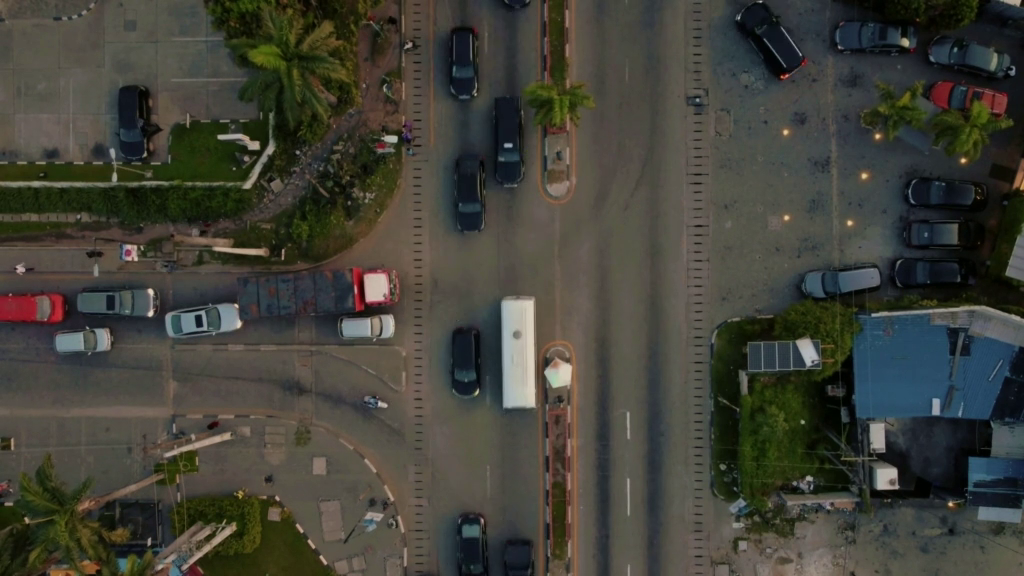
#> input picture frame 6 of Detection_EXP/video1/aligned_tests_cropped_output_input.mp4, 1024 x 576 px, given in place of aligned_tests_cropped_output_depth.mp4, which was not available
$ python test_canny_sobel.py   (older library calls are emulated)
#> lines starting #> are read from the running program, lines starting #| are printed output that depends on the picture; after the words box and inside, x2 and y2 are one past the last pixel; in counts of white or black regions, pixels touching at a corner belong together; pictures that were not available may be replaced by others from this repository, and a replacement may not be noted
import cv2
import numpy as np
from collections import deque
import time
def image_process(img):
    """
    使用 Sobel 算子計算梯度
    """
    dstx = cv2.Sobel(img, cv2.CV_32F, 1, 0)
    dsty = cv2.Sobel(img, cv2.CV_32F, 0, 1)
    dstx = cv2.convertScaleAbs(dstx)
    dsty = cv2.convertScaleAbs(dsty)
    dst = cv2.addWeighted(dstx, 0.5, dsty, 0.5, 0)
    return dst

def generate_candidate_boxes(edge_img):
    """
    根據邊緣圖生成候選框
    """
    contours, _ = cv2.findContours(edge_img, cv2.RETR_EXTERNAL, cv2.CHAIN_APPROX_SIMPLE)
    boxes = []
    for contour in contours:
        if cv2.contourArea(contour) < 5:
            continue
        x, y, w, h = cv2.boundingRect(contour)
        boxes.append((x, y, w, h))
    return boxes

def calculate_overlap_ratio(box1, box2):
    """
    計算兩個框的重疊區域佔比（IOU）
    """
    x1, y1, w1, h1 = box1
    x2, y2, w2, h2 = box2

    # 計算交集
    inter_x1 = max(x1, x2)
    inter_y1 = max(y1, y2)
    inter_x2 = min(x1 + w1, x2 + w2)
    inter_y2 = min(y1 + h1, y2 + h2)

    # 沒有交集
    if inter_x1 >= inter_x2 or inter_y1 >= inter_y2:
        return 0.0

    # 計算交集面積
    intersection_area = (inter_x2 - inter_x1) * (inter_y2 - inter_y1)

    # 計算聯合區域面積
    box1_area = w1 * h1
    box2_area = w2 * h2
    union_area = box1_area + box2_area - intersection_area

    # 返回重疊比例（IOU）
    return intersection_area / union_area

def difference_based_object_detection(video_path,RGB_video_path, frame_gap, overlap_threshold=0.5):
#> called with frame_gap = 1, overlap_threshold = 0.3
    Depth_cap = cv2.VideoCapture(video_path)
    RGB_cap = cv2.VideoCapture(RGB_video_path)
    if not Depth_cap.isOpened():
        print("無法讀取視頻")
        return
    frames_buffer = deque(maxlen=frame_gap)

    # 初始化緩衝區
    for _ in range(frame_gap):
        ret_depth, Depth_frame = Depth_cap.read()
        ret_rgb, RGB_frame = RGB_cap.read()

        if not ret_depth or not ret_rgb:
            break
        processed_frame = image_process(Depth_frame)
        frames_buffer.append(processed_frame)
#> this loop made 1 pass
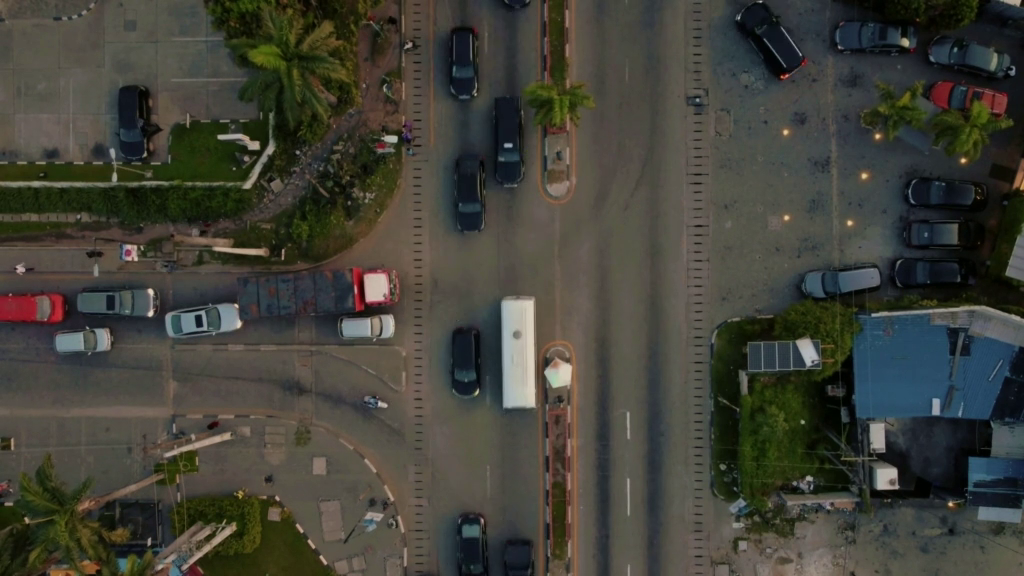
#> input picture frame 6 of Detection_EXP/video1/aligned_tests_cropped_output_input.mp4, 1024 x 576 px, given in place of aligned_tests_cropped_output_depth.mp4, which was not available
#> pass 1, in image_process, `dsty = cv2.Sobel(img, cv2.CV_32F, 0, 1)`:
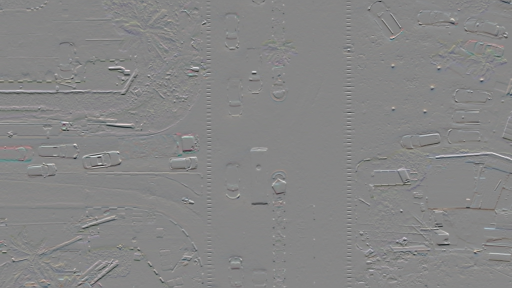
#> dsty: shape (576, 1024, 3) float32 (shown at 1/2 size); mean B, G, R 0.2, 0.2, 0.3; drawn with min black and max white
#> Depth_frame is the input picture: shape (576, 1024, 3); mean B, G, R 56.6, 65.3, 65.5

    while True:
        ret, Depth_frame = Depth_cap.read()
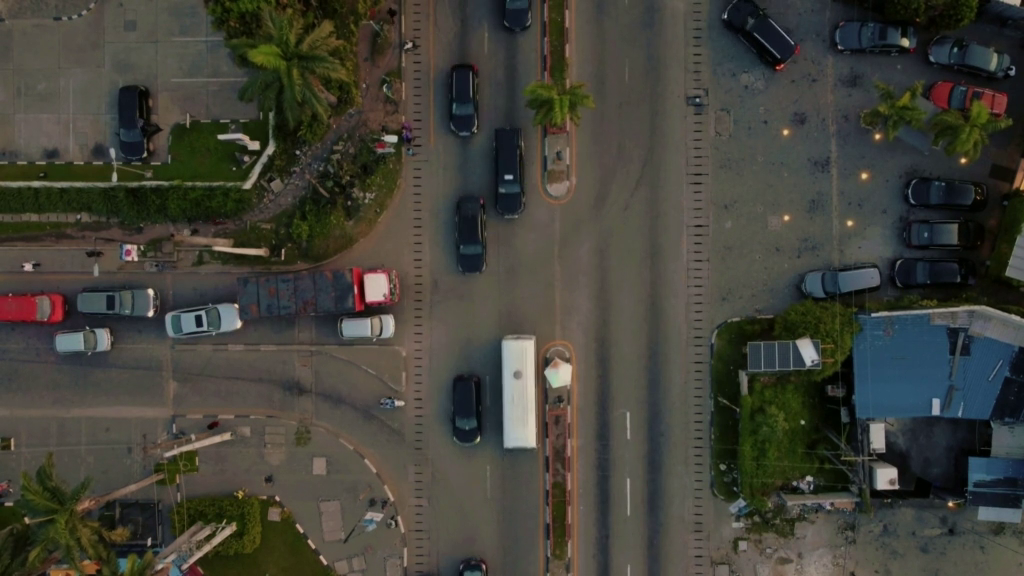
#> input picture frame 7 of Detection_EXP/video1/aligned_tests_cropped_output_input.mp4, 1024 x 576 px, given in place of aligned_tests_cropped_output_depth.mp4, which was not available
#> Depth_frame is the input picture: shape (576, 1024, 3); mean B, G, R 57.1, 65.5, 66
        ret, RGB_frame = RGB_cap.read()
        if not ret:
            break

        # Sobel 差分處理
        processed_frame = image_process(Depth_frame)
        prev_frame = frames_buffer[-frame_gap]
        frame_diff = cv2.absdiff(prev_frame, processed_frame)

        # 確保 frame_diff 是灰階且為 uint8
        if len(frame_diff.shape) != 2:
            frame_diff = cv2.cvtColor(frame_diff, cv2.COLOR_BGR2GRAY)
#> frame_diff: shape (576, 1024)
        frame_diff = np.clip(frame_diff, 0, 255).astype(np.uint8)

        # 二值化處理
        _, sobel_thresh = cv2.threshold(frame_diff, 15, 255, cv2.THRESH_BINARY)
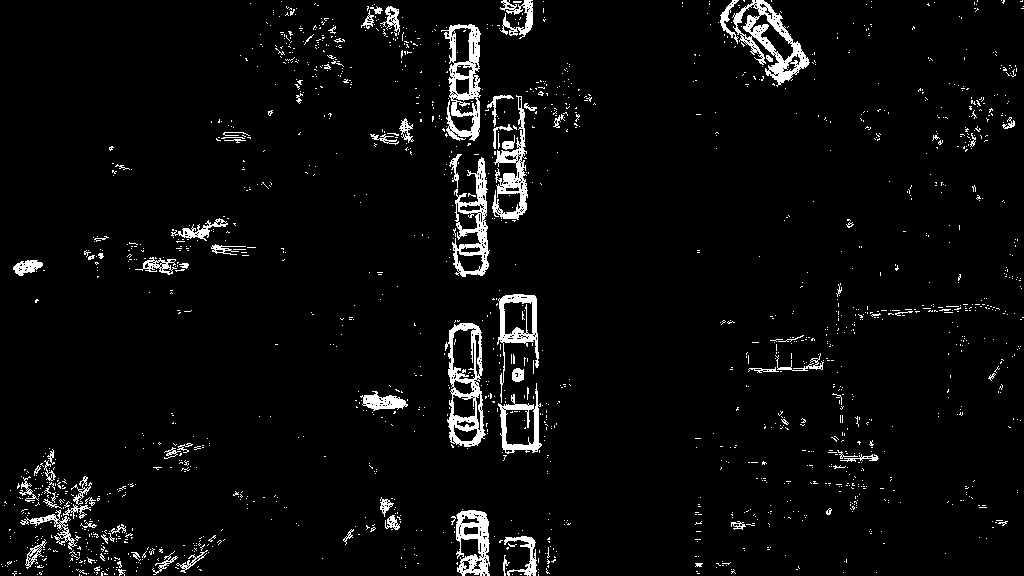
#> sobel_thresh: shape (576, 1024); 4.2% white; 1709 white regions (1623 under 20 px)

        # Sobel 框生成
        sobel_contours, _ = cv2.findContours(sobel_thresh, cv2.RETR_EXTERNAL, cv2.CHAIN_APPROX_SIMPLE)
#> sobel_contours = 1690 contours, 1636 with area under 20; largest, box (x1, y1, x2, y2) and area: (445, 323, 486, 447) 3699, (732, 0, 810, 87) 2940, (441, 24, 481, 141) 2868, (452, 157, 490, 277) 2324, (497, 294, 539, 403) 1775
        sobel_boxes = [cv2.boundingRect(contour) for contour in sobel_contours if cv2.contourArea(contour) >= 100]
#> sobel_boxes = 23 items, first 6: (176, 550, 32, 23), (25, 539, 22, 30), (504, 536, 33, 40), (385, 515, 15, 15), (456, 510, 34, 66), (20, 510, 57, 40)

        # Canny 邊緣檢測
        gray_frame = cv2.cvtColor(Depth_frame, cv2.COLOR_BGR2GRAY)
        canny_edges = cv2.Canny(gray_frame, 10, 30)
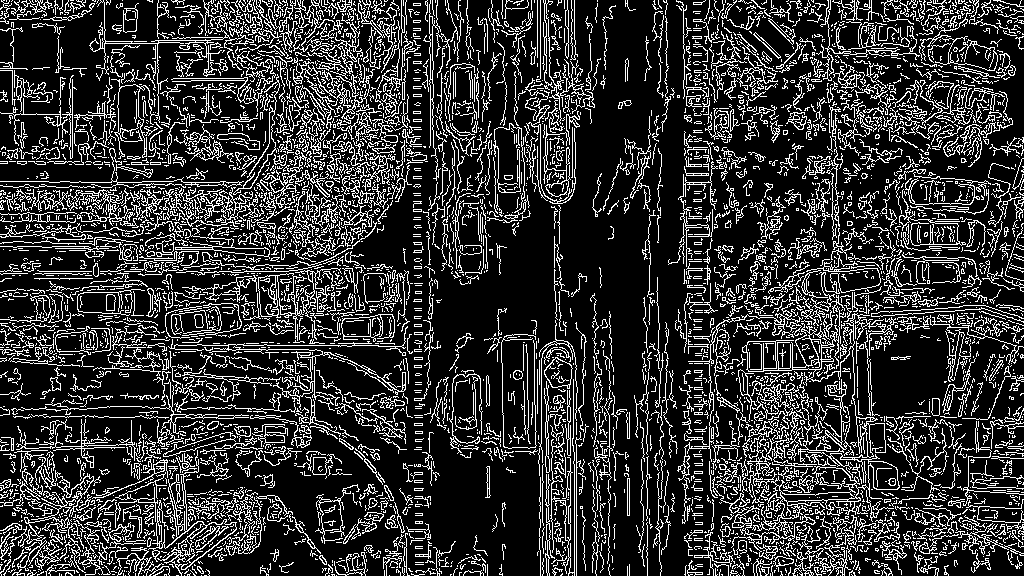
#> canny_edges: shape (576, 1024); 20.2% white in thin lines or dots
        canny_boxes = generate_candidate_boxes(canny_edges)
#> in generate_candidate_boxes, `contours, _ = cv2.findContours(edge_img, cv2.RETR_EXTERNAL, cv2.CHAIN_..`: contours = 4537 contours, 4195 with area under 20; largest, box (x1, y1, x2, y2) and area: (742, 270, 900, 534) 3704, (148, 450, 237, 576) 1701, (168, 187, 264, 227) 1315, (258, 273, 307, 341) 1297, (89, 0, 254, 159) 1208
#> the loop in generate_candidate_boxes, `for contour in contours:` made 4537 passes
#> contour on passes 1 to 3: [[840, 575]], [[733, 575]], [[572, 575]]
#> after the loop in generate_candidate_boxes, `for contour in contours:`: boxes = 1036 items, first 6: (12, 569, 13, 7), (415, 568, 21, 7), (886, 567, 7, 9), (814, 567, 8, 9), (552, 567, 11, 9), (761, 566, 9, 10)
#> canny_boxes has the same summary as boxes in generate_candidate_boxes

        # 比較重疊框，根據重疊閥值篩選
        final_boxes = []
        for canny_box in canny_boxes:
            for sobel_box in sobel_boxes:
                overlap_ratio = calculate_overlap_ratio(canny_box, sobel_box)
                if overlap_ratio >= overlap_threshold:  # 如果重疊比例超過閥值
                    final_boxes.append(canny_box)
                    break
#> this loop made 1036 passes

        # 繪製候選框
        combined_frame = Depth_frame.copy()
        final_frame = Depth_frame.copy()

        # 繪製 Canny 框（紅色）
        for x, y, w, h in sobel_boxes:
            cv2.rectangle(combined_frame, (x, y), (x + w, y + h), (255, 0, 0), 2)  # 紅色框
#> this loop made 23 passes
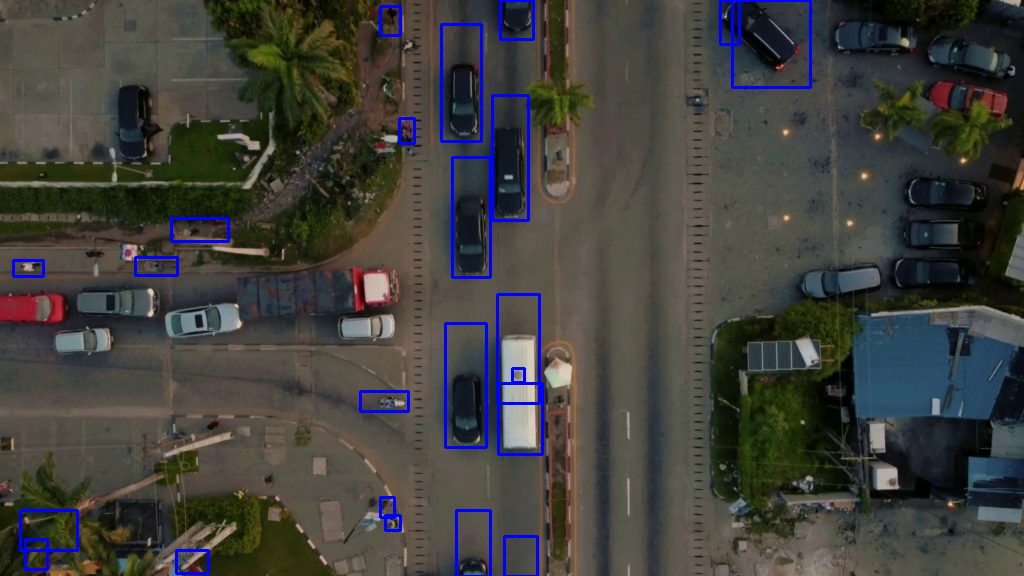
#> combined_frame: shape (576, 1024, 3); 1.95% of pixels changed, all inside (x1, y1, x2, y2) = (12, 0, 812, 576)

        # 繪製 Canny 框（紅色）
        for x, y, w, h in canny_boxes:
            cv2.rectangle(combined_frame, (x, y), (x + w, y + h), (0, 0, 255), 2)  # 紅色框
#> this loop made 1036 passes
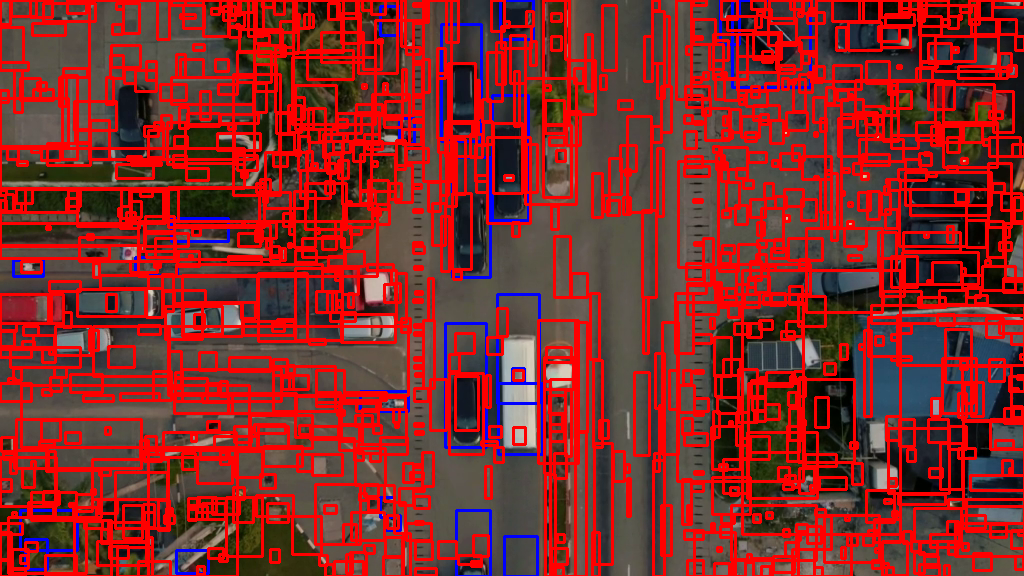
#> combined_frame: shape (576, 1024, 3); mean B, G, R 41.3, 43.4, 131.5

        # 繪製最終框（綠色）
        for x, y, w, h in final_boxes:
            cv2.rectangle(RGB_frame, (x, y), (x + w, y + h), (0, 255, 0), 2)  # 綠色框
#> this loop made 12 passes
#> (x, y, w, h) on passes 1 to 8: (8, 517, 78, 56), (387, 515, 11, 13), (380, 397, 25, 12), (449, 373, 34, 81), (513, 370, 10, 10), (21, 261, 20, 11), (452, 193, 19, 76), (487, 137, 43, 86)

        # 顯示 Canny 邊緣圖和 Sobel 差分圖
        cv2.imshow("Canny Edges", canny_edges)
        cv2.imshow("Sobel Difference", sobel_thresh)

        # 顯示綜合檢測結果
        cv2.imshow("Combined Detection (Sobel & Canny)", combined_frame)
        cv2.imshow("Final Detected Objects (Green Only)", RGB_frame)

        frames_buffer.append(processed_frame)

        if cv2.waitKey(30) & 0xFF == ord('q'):
#> (key q is pressed here)
            break


    Depth_cap.release()
    cv2.destroyAllWindows()

if __name__ == "__main__":
    Depth_video_path = r"E:\論文\期刊\code\final_video\aligned_tests_cropped_output_depth.mp4"
    RGB_video_path = r"E:\論文\期刊\code\final_video\aligned_tests_cropped_output_input.mp4"
    difference_based_object_detection(Depth_video_path,RGB_video_path, frame_gap=1, overlap_threshold=0.3)

$ run again, starting later in the video
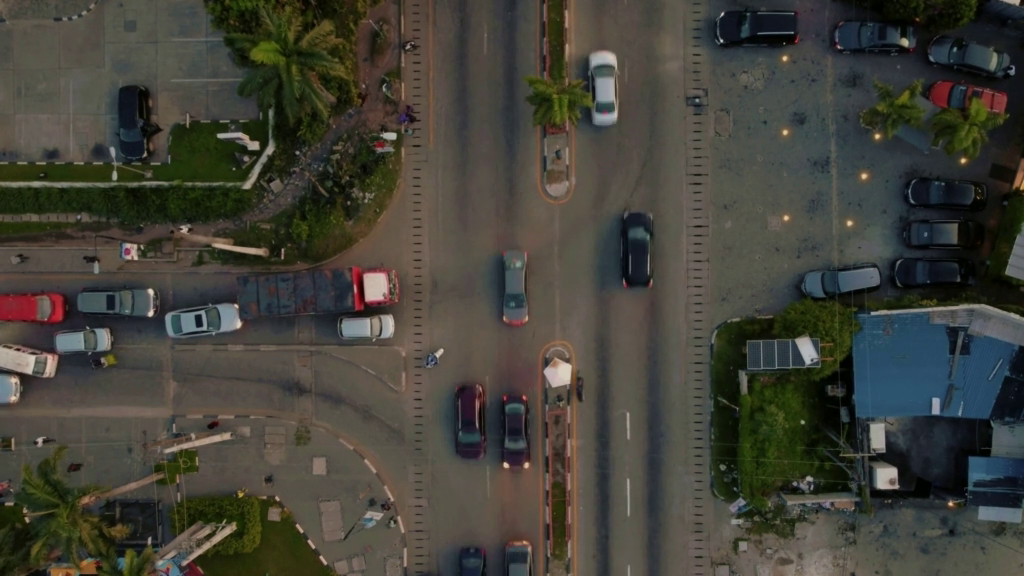
#> input picture frame 27 of Detection_EXP/video1/aligned_tests_cropped_output_input.mp4, 1024 x 576 px, given in place of aligned_tests_cropped_output_depth.mp4, which was not available
#> the loop in difference_based_object_detection, `for _ in range(frame_gap):` made 1 pass
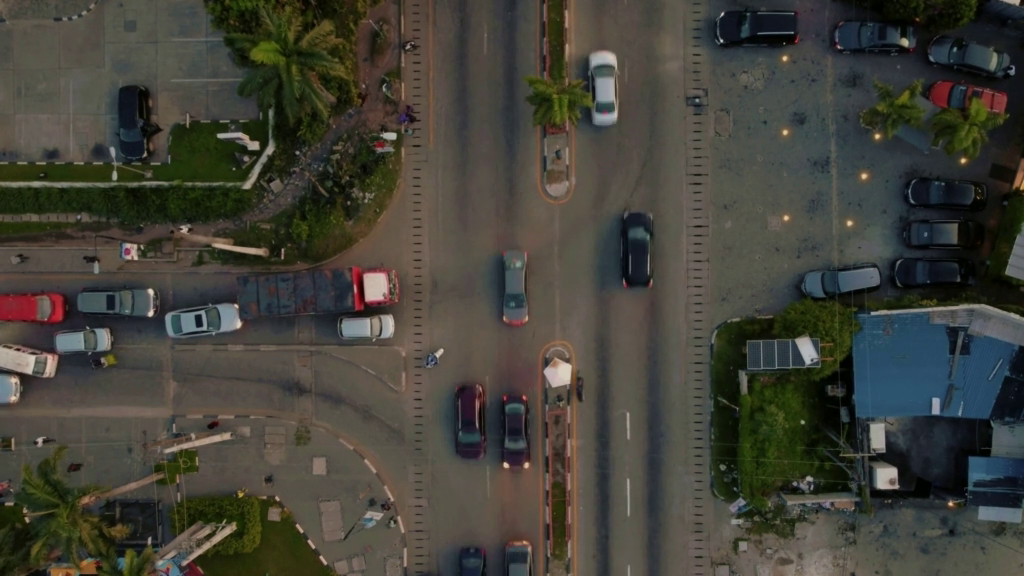
#> input picture frame 27 of Detection_EXP/video1/aligned_tests_cropped_output_input.mp4, 1024 x 576 px, given in place of aligned_tests_cropped_output_depth.mp4, which was not available
#> in difference_based_object_detection, Depth_frame is the input picture: shape (576, 1024, 3); mean B, G, R 57.2, 65.5, 66.6
#> in difference_based_object_detection, `_, sobel_thresh = cv2.threshold(frame_diff, 15, 255, cv2.THRESH_BINARY)`:
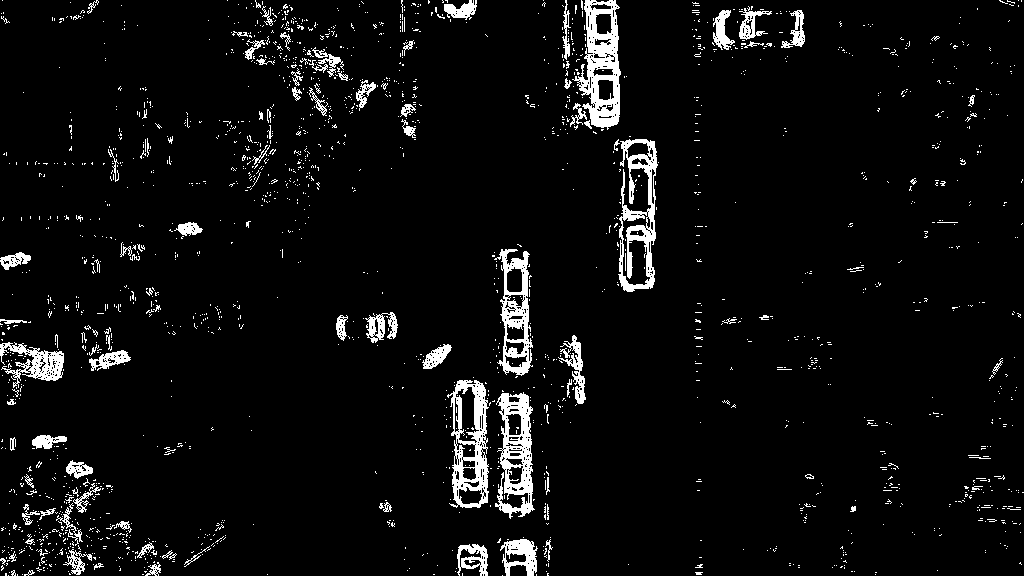
#> sobel_thresh: shape (576, 1024); 5.2% white; 1976 white regions (1872 under 20 px)
#> sobel_contours = 1953 contours, 1889 with area under 20; largest, box (x1, y1, x2, y2) and area: (447, 380, 489, 508) 3960, (572, 0, 621, 130) 3880, (618, 139, 658, 292) 3803, (495, 392, 535, 519) 3076, (494, 249, 533, 376) 2860
#> sobel_boxes = 29 items, first 6: (63, 549, 29, 26), (457, 544, 31, 32), (500, 539, 38, 37), (56, 503, 27, 43), (73, 483, 28, 30), (66, 460, 27, 19)
#> canny_edges: shape (576, 1024); 21.5% white in thin lines or dots
#> contours = 4837 contours, 4473 with area under 20; largest, box (x1, y1, x2, y2) and area: (454, 427, 488, 506) 2168, (71, 451, 227, 576) 2086, (713, 310, 845, 488) 2042, (804, 398, 900, 510) 1932, (795, 262, 1024, 363) 1892
#> the loop in generate_candidate_boxes, `for contour in contours:` made 4837 passes
#> contour on passes 1 to 3: [[852, 575]], [[742, 575]], [[732, 575]]
#> after the loop in generate_candidate_boxes, `for contour in contours:`: boxes = 1070 items, first 6: (875, 570, 4, 4), (934, 568, 7, 8), (921, 568, 5, 8), (4, 568, 11, 8), (988, 567, 4, 3), (881, 567, 12, 9)
#> canny_boxes has the same summary as boxes in generate_candidate_boxes
#> the loop in difference_based_object_detection, `for canny_box in canny_boxes:` made 1070 passes
#> the loop in difference_based_object_detection, `for x, y, w, h in sobel_boxes:` made 29 passes
#> the loop in difference_based_object_detection, `for x, y, w, h in canny_boxes:` made 1070 passes
#> after the loop in difference_based_object_detection, `for x, y, w, h in canny_boxes:`:
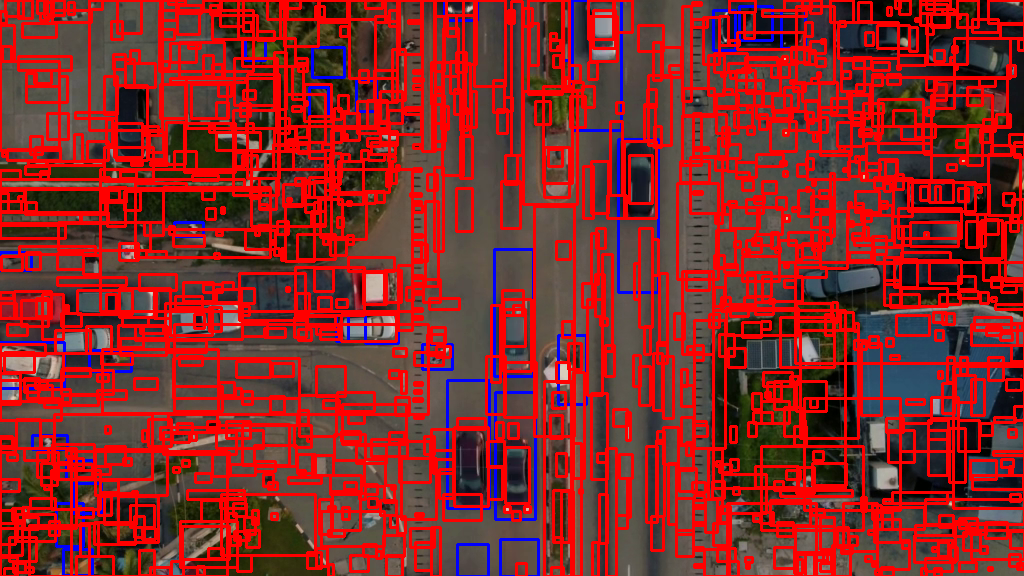
#> combined_frame: shape (576, 1024, 3); mean B, G, R 40.3, 42, 134.3
#> the loop in difference_based_object_detection, `for x, y, w, h in final_boxes:` made 13 passes
#> (x, y, w, h) on passes 1 to 8: (51, 470, 49, 39), (75, 464, 17, 13), (454, 427, 34, 79), (101, 353, 31, 11), (0, 353, 63, 27), (414, 352, 29, 13), (341, 314, 55, 27), (503, 299, 28, 72)
